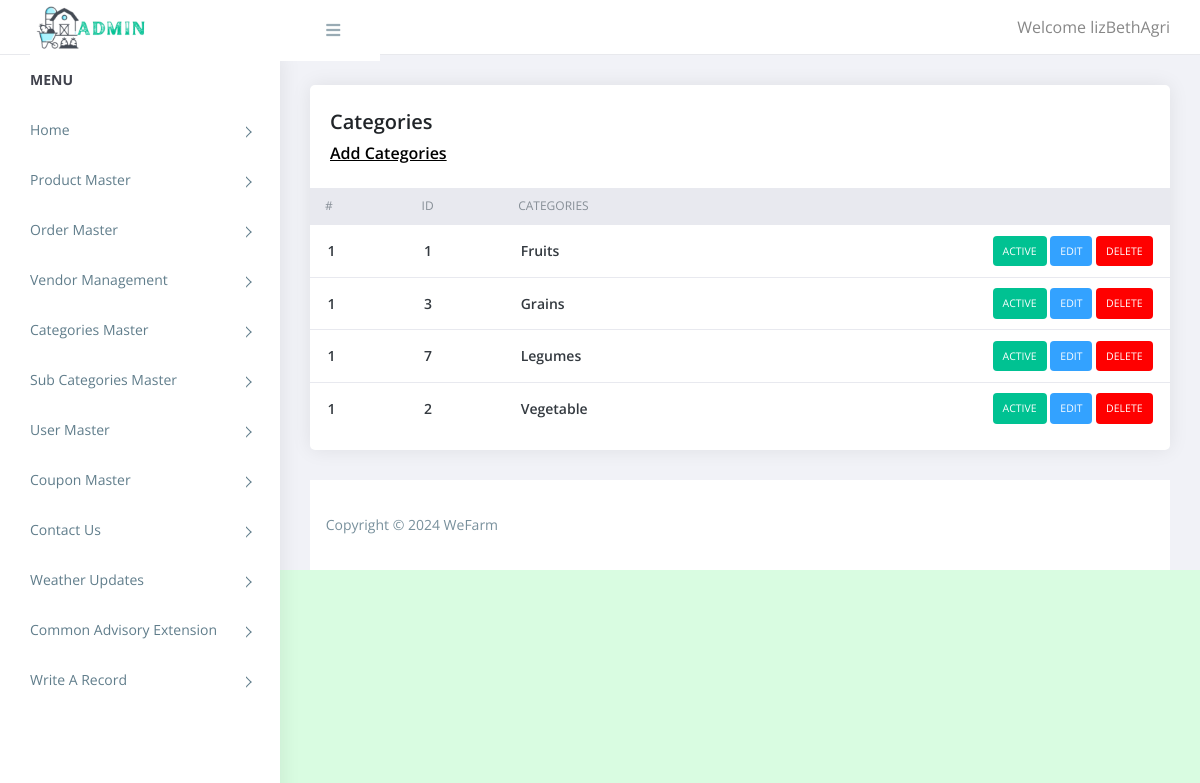
Before: /admin/categories.php (signed in) with the older database file.
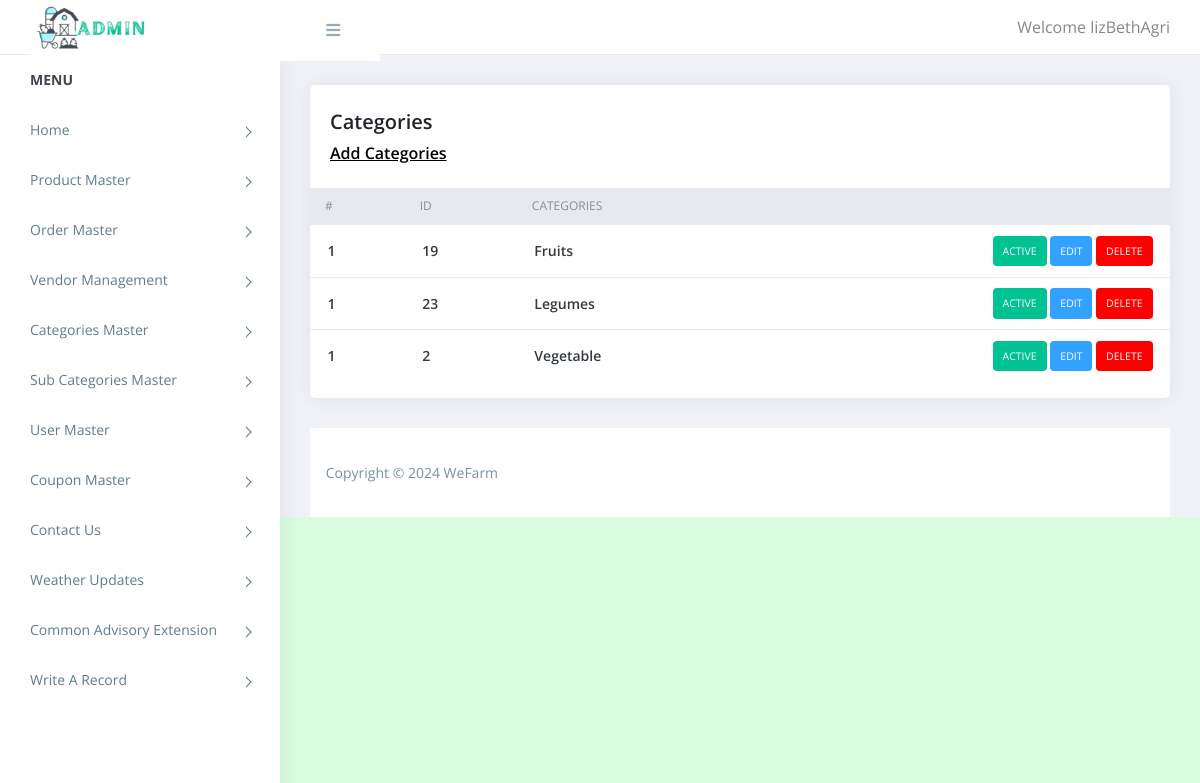
After: the same page with the newer database file.
### tables this page shows
CREATE TABLE `categories` (
  `id` int(11) NOT NULL,
  `categories` varchar(255) NOT NULL,
  `status` tinyint(4) NOT NULL
);

### admin/categories.php (the view, shortened to what this page needs)
<?php
require('top.inc.php');
$sql="select * from categories order by categories asc";
$res=mysqli_query($con,$sql);
?>
<div class="content pb-0">
	<div class="orders">
	   <div class="row">
		  <div class="col-xl-12">
			 <div class="card">
				<div class="card-body">
				   <h4 class="box-title">Categories </h4>
				   <h4 class="box-link"><a href="manage_categories.php">Add Categories</a> </h4>
				</div>
				<div class="card-body--">
				   <div class="table-stats order-table ov-h">
					  <table class="table ">
						 <thead>
							<tr>
							   <th class="serial">#</th>
							   <th>ID</th>
							   <th>Categories</th>
							   <th></th>
							</tr>
						 </thead>
						 <tbody>
							<?php
							$i=1;
							while($row=mysqli_fetch_assoc($res)){?>
							<tr>
							   <td class="serial"><?php echo $i?></td>
							   <td><?php echo $row['id']?></td>
							   <td><?php echo $row['categories']?></td>
							   <td>
								<?php
								if($row['status']==1){
									echo "<span class='badge badge-complete'><a href='?type=status&operation=deactive&id=".$row['id']."'>Active</a></span>&nbsp;";
								}else{
									echo "<span class='badge badge-pending'><a href='?type=status&operation=active&id=".$row['id']."'>Deactive</a></span>&nbsp;";
								}
								echo "<span class='badge badge-edit'><a href='manage_categories.php?id=".$row['id']."'>Edit</a></span>&nbsp;";
								echo "<span class='badge badge-delete'><a href='?type=delete&id=".$row['id']."'>Delete</a></span>";
								?>
							   </td>
							</tr>
							<?php } ?>
						 </tbody>
					  </table>
				   </div>
				</div>
			 </div>
		  </div>
	   </div>
	</div>
</div>
<?php
require('footer.inc.php');
?>

Changed rows visible on the page:
removed categories: id "1", categories "Fruits"
removed categories: id "3", categories "Grains"
removed categories: id "7", categories "Legumes"
added categories: id "19", categories "Fruits"
added categories: id "23", categories "Legumes"
